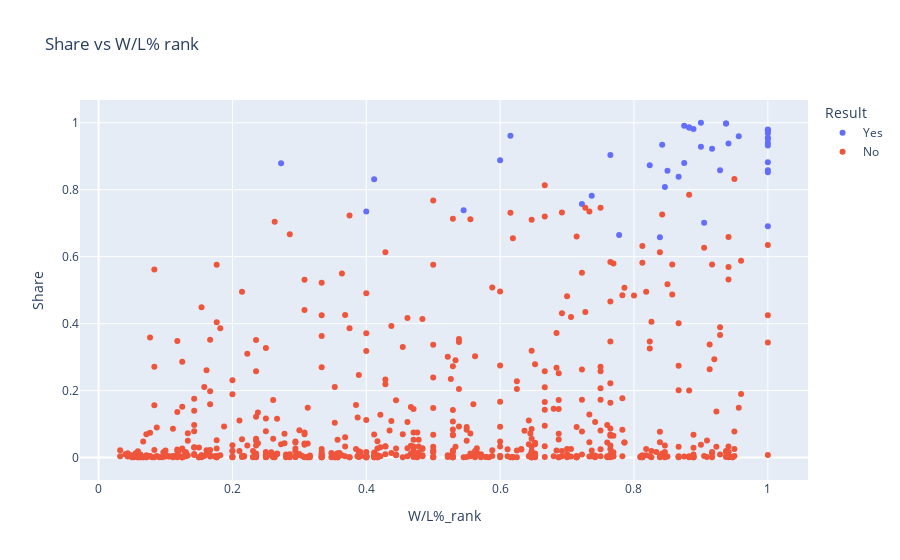

The code cell stored with this chart in its notebook:
### Code cell
fig8 = plex.scatter(MVP_main_rankings,
                    y = 'Share',
                    x = 'W/L%_rank',
                    color='Result',
                    title = 'Share vs W/L% rank',
                    hover_name='Player',
                    hover_data=['Year']
                   )
fig8.write_html('../figures/WL%_rank.html')
fig8.show()

### Figure 1 — Plotly figure (JSON) as saved in the notebook; plotly's stock layout.template omitted (floating-point values rounded to 4 significant figures; data arrays with more than 128 entries replaced by an {"elided": "..."} marker saying what was removed)
{"data": [{"customdata": [[1980], [1981], [1982], [1983], [1984], [1985], [1986], [1987], [1988], [1989], [1990], [1991], [1992], [1993], [1994], [1995], [1996], [1997], [1998], [1999], [2000], [2001], [2002], [2003], [2004], [2005], [2006], [2007], [2008], [2009], [2010], [2011], [2012], [2013], [2014], [2015], [2016], [2017], [2018], [2019], [2020], [2021]], "hovertemplate": "<b>%{hovertext}</b><br><br>Result=Yes<br>W/L%_rank=%{x}<br>Share=%{y}<br>Year=%{customdata[0]}<extra></extra>", "hovertext": ["Kareem Abdul-Jabbar", "Julius Erving", "Moses Malone", "Moses Malone", "Larry Bird", "Larry Bird", "Larry Bird", "Magic Johnson", "Michael Jordan", "Magic Johnson", "Magic Johnson", "Michael Jordan", "Michael Jordan", "Charles Barkley", "Hakeem Olajuwon", "David Robinson", "Michael Jordan", "Karl Malone", "Michael Jordan", "Karl Malone", "Shaquille O'Neal", "Allen Iverson", "Tim Duncan", "Tim Duncan", "Kevin Garnett", "Steve Nash", "Steve Nash", "Dirk Nowitzki", "Kobe Bryant", "LeBron James", "LeBron James", "Derrick Rose", "LeBron James", "LeBron James", "Kevin Durant", "Stephen Curry", "Stephen Curry", "Russell Westbrook", "James Harden", "Giannis Antetokounmpo", "Giannis Antetokounmpo", "Nikola Jokić"], "legendgroup": "Yes", "marker": {"color": "#636efa", "symbol": "circle"}, "mode": "markers", "name": "Yes", "orientation": "v", "showlegend": true, "type": "scatter", "x": [0.7778, 0.8387, 0.4, 0.9565, 1, 1, 0.8889, 1, 0.4118, 0.7368, 1, 0.9, 0.9412, 1, 0.875, 0.9286, 0.8824, 0.85, 0.8421, 0.9048, 0.9375, 0.7647, 0.7222, 0.8462, 0.875, 0.8667, 0.5455, 1, 0.8235, 1, 1, 1, 0.6, 0.9375, 0.8824, 0.9167, 0.9, 0.2727, 1, 1, 1, 0.6154], "xaxis": "x", "y": [0.665, 0.658, 0.735, 0.96, 0.858, 0.978, 0.981, 0.94, 0.831, 0.782, 0.691, 0.928, 0.938, 0.852, 0.88, 0.858, 0.986, 0.857, 0.934, 0.701, 0.998, 0.904, 0.757, 0.808, 0.991, 0.839, 0.739, 0.882, 0.873, 0.969, 0.98, 0.977, 0.888, 0.998, 0.986, 0.922, 1, 0.879, 0.955, 0.932, 0.952, 0.961], "yaxis": "y"}, {"customdata": {"elided": "637x1 int values"}, "hovertemplate": "<b>%{hovertext}</b><br><br>Result=No<br>W/L%_rank=%{x}<br>Share=%{y}<br>Year=%{customdata[0]}<extra></extra>", "hovertext": {"elided": "637 str values"}, "legendgroup": "No", "marker": {"color": "#EF553B", "symbol": "circle"}, "mode": "markers", "name": "No", "orientation": "v", "showlegend": true, "type": "scatter", "x": {"elided": "637 float values"}, "xaxis": "x", "y": {"elided": "637 float values"}, "yaxis": "y"}], "layout": {"autosize": true, "legend": {"title": {"text": "Result"}, "tracegroupgap": 0}, "title": {"text": "Share vs W/L% rank"}, "xaxis": {"anchor": "y", "autorange": true, "domain": [0, 1], "range": [-0.02867, 1.061], "title": {"text": "W/L%_rank"}, "type": "linear"}, "yaxis": {"anchor": "x", "autorange": true, "domain": [0, 1], "range": [-0.08144, 1.082], "title": {"text": "Share"}, "type": "linear"}}}
